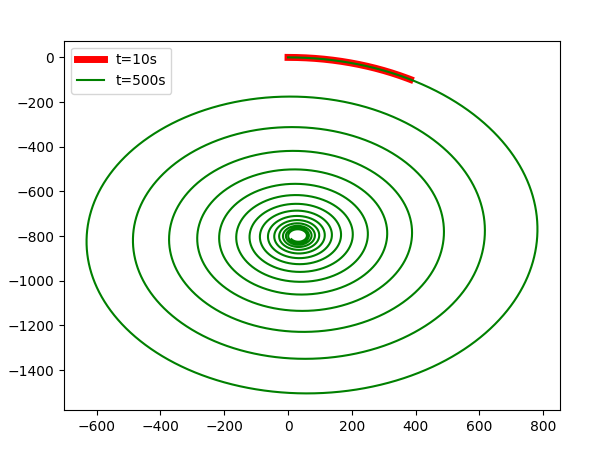

Recreate this plot in Python.
import math
import numpy as np
import matplotlib.pyplot as plt
from mpl_toolkits.mplot3d import Axes3D
from matplotlib import animation

vx=40.0
ts = 0.005
m=10000.0
r=-20.0
u = 1000
vy=0.0
t=0.0
x=0
y=0
xx=[x]
yy=[y]
while (t<10):
    m += r*ts
    dm = -r*ts
    fx = -r*u*vy/math.sqrt(vx**2+vy**2)
    fy = r*u*vx/math.sqrt(vx**2+vy**2)
    ax=fx/m
    ay=fy/m
    vx+=ax*ts
    vy+=ay*ts
    x+=vx*ts
    y+=vy*ts
    xx.append(x)
    yy.append(y)
    t+=ts
plt.plot(xx, yy, color = 'red',label= "t=10s", linewidth=5)
print("m:",m,"v:",math.sqrt(vx**2+vy**2),vx,"|",vy)
print(max(xx),max(yy),min(xx),min(yy))


vx=40.0
ts = 0.01
m=10000.0
r=-20.0
u = 1000
vy=0.0
t=0.0
x=0
y=0
xx=[x]
yy=[y]
while (t<490):
    m += r*ts
    dm = -r*ts
    fx = -r*u*vy/math.sqrt(vx**2+vy**2)
    fy = r*u*vx/math.sqrt(vx**2+vy**2)
    ax=fx/m
    ay=fy/m
    vx+=ax*ts
    vy+=ay*ts
    x+=vx*ts
    y+=vy*ts
    xx.append(x)
    yy.append(y)
    t+=ts
    

print("m:",m,"v:",math.sqrt(vx**2+vy**2),vx,"|",vy)
print(max(xx),max(yy),min(xx),min(yy))

plt.plot(xx, yy, color = 'green',label='t=500s')

leg = plt.legend(loc='upper left')

plt.show()


"""
xxx=[]
yyy=[]
for i in range(len(xx)):
    xxx.append(xx[i])
    yyy.append(yy[i])
  
    # Mention x and y limits to define their range
   
      
    # Ploting graph
    plt.plot(xxx, yyy, color = 'green')
  
plt.show()

"""
